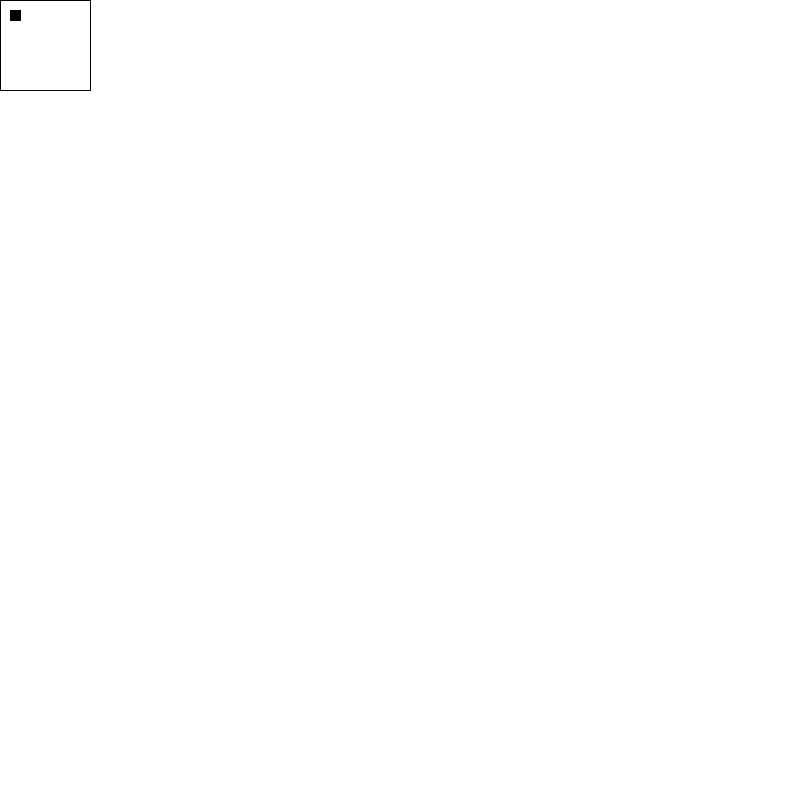
Frame 1 (no input)
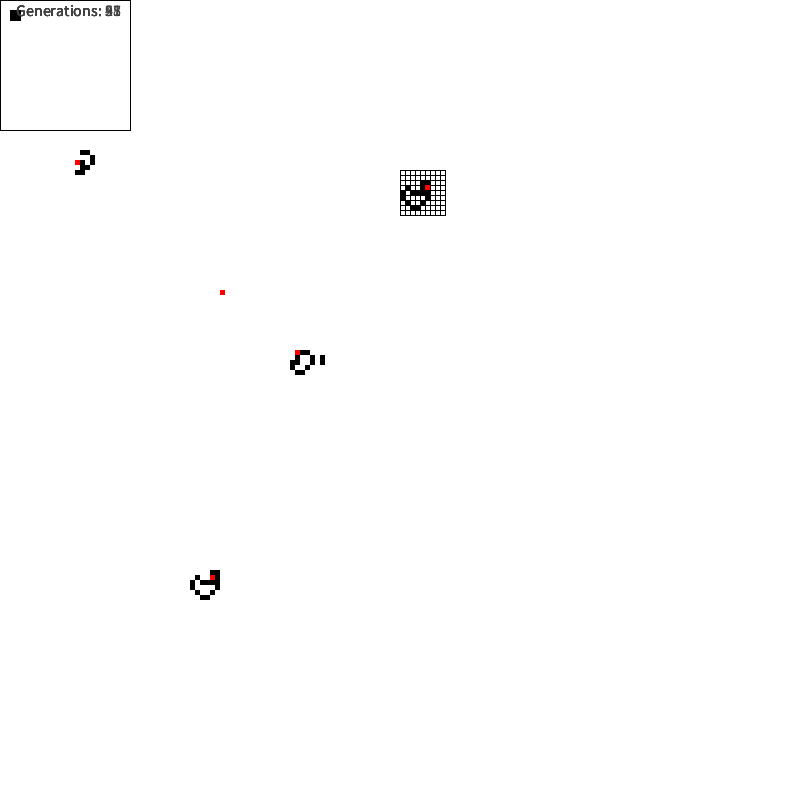
Frame 60 (the mouse pressed at the canvas centre just before this capture)
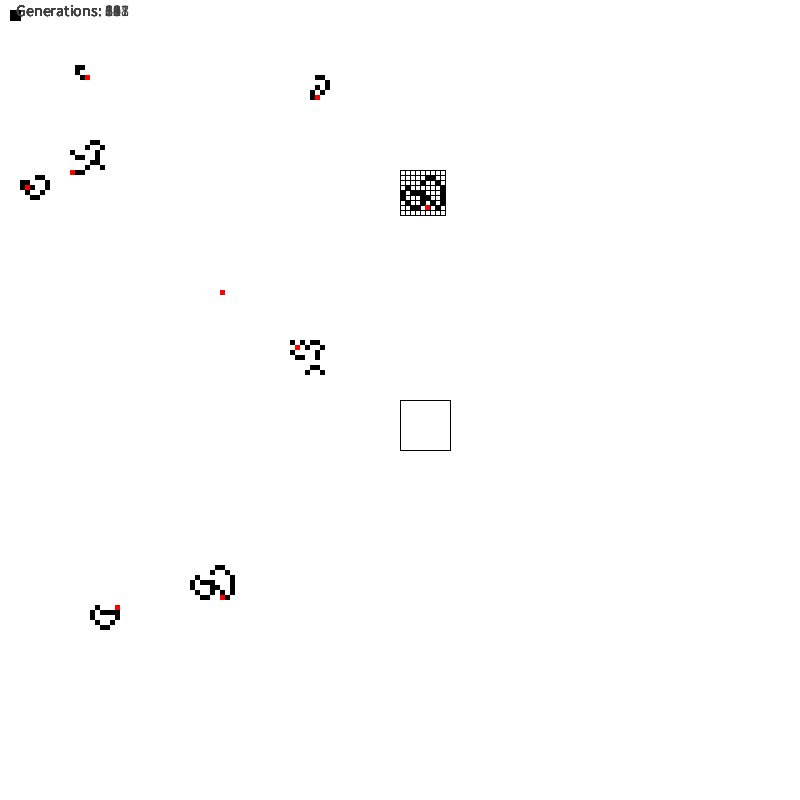
Frame 120 (the mouse held since frame 60 and released just before this capture)

The Processing sketch that drew these frames (run headless with seeded random() and noise(); from frame 60 on, the mouse is pressed at the canvas centre):

// Processing sketch: langtons_ant_windows_regular
// ── langtons_ant_windows_regular.pde
// Langtons Ant

// 2d Grid

// Ant mpves

LangtonsAnt board1;
LangtonsAnt board2;
LangtonsAnt board3;

ArrayList<LangtonsAnt> antBoards = new ArrayList<LangtonsAnt>();

int newBoardSize = 9;

// Objects can be added to an ArrayList with add()
//particles.add(new Particle());
boolean strokes = true;
long lastTime = 0;
long timeLimit = 250;

void setup() {
  //noStroke();
  //frameRate(30);
  size(800,800);
  
  //top
  //antBoards.add(new LangtonsAnt(60,0, 5, 60));
  
  ////left
  //antBoards.add(new LangtonsAnt(0,60, 20, 5));
  //antBoards.add(new LangtonsAnt(0,270, 40, 5));
  
  ////bottom
  //antBoards.add(new LangtonsAnt(0,700, 8, 70));
  
  ////right
  //antBoards.add(new LangtonsAnt(770,60, 20, 3));
  //antBoards.add(new LangtonsAnt(770,270, 40, 3));
 

  
 
}
void draw() {
  // call object
  background(255);
  fill(0);
  rect(10,10,10,10);
  for(LangtonsAnt ant : antBoards) {
    ant.updateAndDraw();
  }
  //board1.updateAndDraw();
  //board2.updateAndDraw();
  //board3.updateAndDraw();
  noFill();
  stroke(2);
  rect((mouseX / 10) * 10, (mouseY / 10) * 10, newBoardSize * 10,newBoardSize * 10);
  if(strokes) {
    stroke(2);
  } else {
    noStroke();
  }
  if(millis() - lastTime > timeLimit) {
    antBoards.add(new LangtonsAnt(ceil((10+random(600)) / 10) * 10, ceil((10+random(600)) / 10) * 10, newBoardSize, newBoardSize));
  newBoardSize = ceil(random(20));
  if(antBoards.size() > 32) {
    antBoards.remove(ceil(random(32)));
  }
  lastTime = millis();
  }
  //noStroke();
}

void mouseClicked() {
  
  antBoards.add(new LangtonsAnt((mouseX / 10) * 10, (mouseY / 10) * 10, newBoardSize, newBoardSize));
  newBoardSize = ceil(random(30));
}

void keyPressed() {
  if (key == 'a') {
    strokes = !strokes;
    print("a");
    
  }
}
// ── LangtonsAnt.pde
class LangtonsAnt {
  int rows = 80;
  int cols = 80;
  int [][] grid;
  
  int size;
  
  int boardX;
  int boardY;
  int antX;
  int antY;
  int dir;
  int cell;
  int generations;
  LangtonsAnt(int bx, int by, int nRows, int nCols) {
    rows = nRows;
    cols = nCols;
    boardX = bx;
    boardY = by;
    grid = new int[cols][rows];
  
    size = 5;
  
    antX = cols/2;
    antY = rows/2;
    dir = 0;
    cell = 0;
    generations = 0;
    init();
    
  }
  void init() {
     for (int i = 0; i < cols; i ++ ) {
     for (int j = 0; j < rows; j++) {
       //grid[i][j] = i % 2;
       //grid[i][j] = (((float)(j * cols )+ i ) / 100) * 255;
       grid[i][j] = 0;
     }
  }
  }
  void drawBoard() {
    pushMatrix();
    translate(boardX, boardY);
    
    
    for (int i = 0; i < cols; i ++ ) {
       for (int j = 0; j < rows; j++) {
         int cell = grid[i][j];
         if ( cell  == 1 ) {
           fill(0);
         } else if ( cell == 0 ) {
           fill(255); 
         } else if (cell == 2 ) {
           fill(127); 
         }
         //print(cell);
         //fill(cell);
         rect(i * size, j * size, size, size);
       }
    }
    fill(255,0,0);
    noStroke();
    rect(antX * size, antY * size, size, size);
    popMatrix();
  }
  void update () {
  generations++;
  int futureCell;
  cell = grid[antX][antY];
   if (cell == 0) {
      futureCell = 1;
      dir = (dir - 1 ) % 4;
      if(dir<0) dir += 4;
      
   } else {
     futureCell = 0;
     dir = (dir + 1 ) % 4;
      if(dir<0) dir += 4;
   }
   cell = futureCell;
   grid[antX][antY] = futureCell;
}


void move() {
  switch(dir) {
    case 0:
      antX += 1;
      antX = antX % cols;
    
      break;
     
    case 1:
      antY += 1;
      antY = antY % rows;
    
     break;
      
    case 2:
      antX -= 1;
      antX = antX % cols;
      if (antX<0) antX += cols;
    
      break;
      
    case 3:
      antY -= 1;
      antY = antY % rows;
      if (antY<0) antY += rows;
    
      break;
      
  }
}

void updateAndDraw() {
  // draw ant on the board
  update();
  // move ant
  move();
  // update board
  drawBoard();
  // draw board
  fill(64);
  textSize(16);
  text("Generations: "+ generations,16,16);
  
}
}
